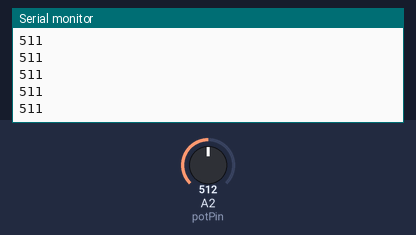
Simulated run of this sketch. Board: Arduino Uno, built with avr-gcc and run on an emulated ATmega328P. Shown: the last lines printed to the serial monitor. The test bench sets the inputs (shaded band); at power-on: A2 (potPin) = 512.

Above: at 1.2 s.
1.3 s: A2 (potPin) set to 716
At 1.56 s:
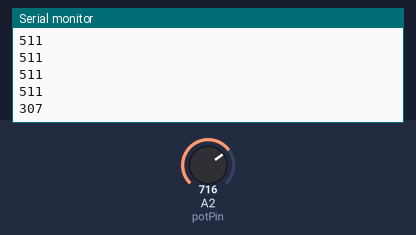
2.8 s: A2 (potPin) set to 900
At 2.96 s:
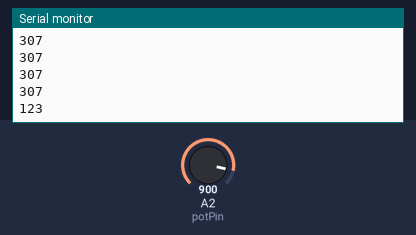
Timing chart, 0 to 5.8 s (numbered marks = the images above; inputs shaded):
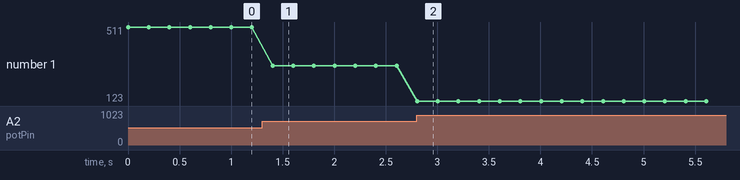

The sketch:

Volumecontrol.ino
```cpp
const int potPin = A2;  // Potentiometer input

void setup() {
  Serial.begin(9600);
}

void loop() {
  int potValue = analogRead(potPin);   // 0–1023
  int flippedValue = 1023 - potValue;  // Flip direction
  Serial.println(flippedValue);
  delay(200);
}
```

Buzzer.cpp
```cpp
const int speakerPin = 5;    // PWM output → LM386
const int touchPin = 12;      // Touch sensor input

bool alarmOn = false;         // Alarm state
bool lastTouchState = LOW;    // For detecting changes

void setup() {
  pinMode(speakerPin, OUTPUT);
  pinMode(touchPin, INPUT);
  Serial.begin(9600);         // Optional: debug
}

void loop() {
  bool touchState = digitalRead(touchPin);

  // Detect rising edge (touch just pressed)
  if (touchState == HIGH && lastTouchState == LOW) {
    alarmOn = !alarmOn;       // Toggle alarm
    Serial.print("Alarm state: ");
    Serial.println(alarmOn ? "ON" : "OFF");
  }
  lastTouchState = touchState;

  // If alarm is on, beep the speaker
  if (alarmOn) {
    digitalWrite(speakerPin, HIGH);
    delay(200);               // beep on duration
    digitalWrite(speakerPin, LOW);
    delay(200);               // beep off duration
  } else {
    digitalWrite(speakerPin, LOW); // ensure speaker stays off
  }
}
```

Measured:
- after the input at 1.3 s, the serial monitor: prints a new line after 0.10 s (image 1)
- after the input at 2.8 s, the serial monitor: prints a new line at once (image 2)
- plotted number 1: 511 → 307 after the input at 1.3 s, 307 → 123 after the input at 2.8 s
